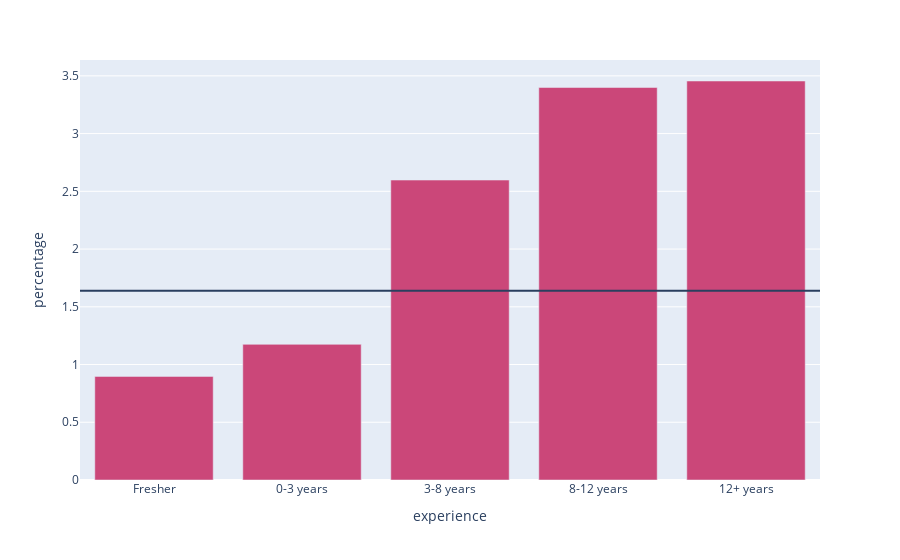

Notebook code for this chart:
### Code cell
df_experience = df_lead_data.groupby(df_lead_data['experience'])['buy'].value_counts(normalize=True).mul(100).rename('percentage').reset_index()
fig_e = px.bar(df_experience[df_experience['buy'] == 1], x='experience', y='percentage', color='buy')
fig_e.update(layout_coloraxis_showscale=False)
fig_e.update_layout(xaxis={'categoryorder': 'total ascending'})
fig_e.add_hline(y=buy_pct)
fig_e.show()

### Figure 1 — Plotly figure (JSON) as saved in the notebook; plotly's stock layout.template omitted (floating-point values rounded to 4 significant figures)
{"data": [{"alignmentgroup": "True", "hovertemplate": "experience=%{x}<br>percentage=%{y}<br>buy=%{marker.color}<extra></extra>", "legendgroup": "", "marker": {"color": [1, 1, 1, 1, 1], "coloraxis": "coloraxis", "pattern": {"shape": ""}}, "name": "", "offsetgroup": "", "orientation": "v", "showlegend": false, "textposition": "auto", "type": "bar", "x": ["0-3 years", "12+ years", "3-8 years", "8-12 years", "Fresher"], "xaxis": "x", "y": [1.175, 3.455, 2.597, 3.399, 0.8972], "yaxis": "y"}], "layout": {"barmode": "relative", "coloraxis": {"colorbar": {"title": {"text": "buy"}}, "colorscale": [[0, "#0d0887"], [0.1111, "#46039f"], [0.2222, "#7201a8"], [0.3333, "#9c179e"], [0.4444, "#bd3786"], [0.5556, "#d8576b"], [0.6667, "#ed7953"], [0.7778, "#fb9f3a"], [0.8889, "#fdca26"], [1, "#f0f921"]], "showscale": false}, "legend": {"tracegroupgap": 0}, "margin": {"t": 60}, "shapes": [{"type": "line", "x0": 0, "x1": 1, "xref": "x domain", "y0": 1.64, "y1": 1.64, "yref": "y"}], "xaxis": {"anchor": "y", "categoryorder": "total ascending", "domain": [0, 1], "title": {"text": "experience"}}, "yaxis": {"anchor": "x", "domain": [0, 1], "title": {"text": "percentage"}}}}
